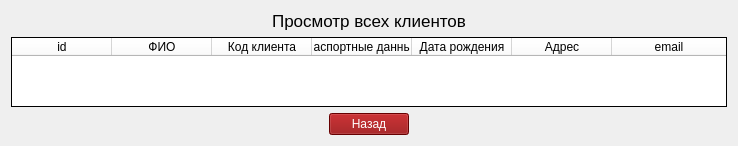
            <widget class="QWidget" name="page3">
             <layout class="QVBoxLayout" name="verticalLayout_35">
              <item>
               <widget class="QLabel" name="label_49">
                <property name="font">
                 <font>
                  <family>MS Shell Dlg 2</family>
                  <pointsize>13</pointsize>
                  <weight>50</weight>
                  <italic>false</italic>
                  <bold>false</bold>
                 </font>
                </property>
                <property name="styleSheet">
                 <string notr="true">font: 13pt &quot;MS Shell Dlg 2&quot;;</string>
                </property>
                <property name="text">
                 <string>Просмотр всех клиентов</string>
                </property>
                <property name="alignment">
                 <set>Qt::AlignCenter</set>
                </property>
               </widget>
              </item>
              <item>
               <widget class="QTableWidget" name="table_clients_2">
                <property name="styleSheet">
                 <string notr="true">background-color: rgb(255, 255, 255); 
</string>
                </property>
                <property name="frameShape">
                 <enum>QFrame::Box</enum>
                </property>
                <property name="frameShadow">
                 <enum>QFrame::Plain</enum>
                </property>
                <property name="sizeAdjustPolicy">
                 <enum>QAbstractScrollArea::AdjustToContents</enum>
                </property>
                <property name="dragDropOverwriteMode">
                 <bool>true</bool>
                </property>
                <property name="gridStyle">
                 <enum>Qt::SolidLine</enum>
                </property>
                <property name="sortingEnabled">
                 <bool>false</bool>
                </property>
                <attribute name="horizontalHeaderStretchLastSection">
                 <bool>true</bool>
                </attribute>
                <column>
                 <property name="text">
                  <string>id</string>
                 </property>
                </column>
                <column>
                 <property name="text">
                  <string>ФИО</string>
                 </property>
                </column>
                <column>
                 <property name="text">
                  <string>Код клиента</string>
                 </property>
                </column>
                <column>
                 <property name="text">
                  <string>Паспортные данные</string>
                 </property>
                </column>
                <column>
                 <property name="text">
                  <string>Дата рождения</string>
                 </property>
                </column>
                <column>
                 <property name="text">
                  <string>Адрес</string>
                 </property>
                </column>
                <column>
                 <property name="text">
                  <string>email</string>
                 </property>
                </column>
               </widget>
              </item>
              <item>
               <layout class="QHBoxLayout" name="horizontalLayout_8">
                <item>
                 <spacer name="horizontalSpacer_63">
                  <property name="orientation">
                   <enum>Qt::Horizontal</enum>
                  </property>
                  <property name="sizeHint" stdset="0">
                   <size>
                    <width>40</width>
                    <height>20</height>
                   </size>
                  </property>
                 </spacer>
                </item>
                <item>
                 <widget class="QPushButton" name="btn_back_ord_4">
                  <property name="styleSheet">
                   <string notr="true">background-color: rgb(143, 0, 2);
font: 9pt &quot;Comic Sans MS&quot;;
color: rgb(255, 255, 255);</string>
                  </property>
                  <property name="text">
                   <string> Назад </string>
                  </property>
                 </widget>
                </item>
                <item>
                 <spacer name="horizontalSpacer_64">
                  <property name="orientation">
                   <enum>Qt::Horizontal</enum>
                  </property>
                  <property name="sizeHint" stdset="0">
                   <size>
                    <width>40</width>
                    <height>20</height>
                   </size>
                  </property>
                 </spacer>
                </item>
               </layout>
              </item>
             </layout>
            </widget>
